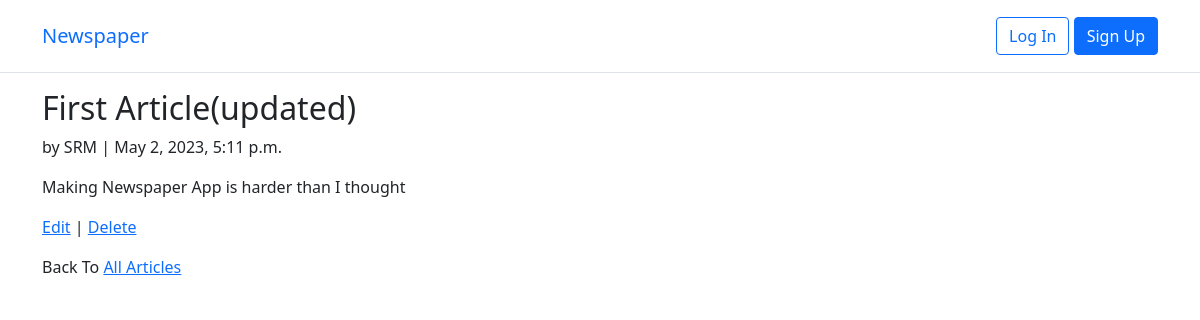
The page /articles/1/ on the database as committed earlier.
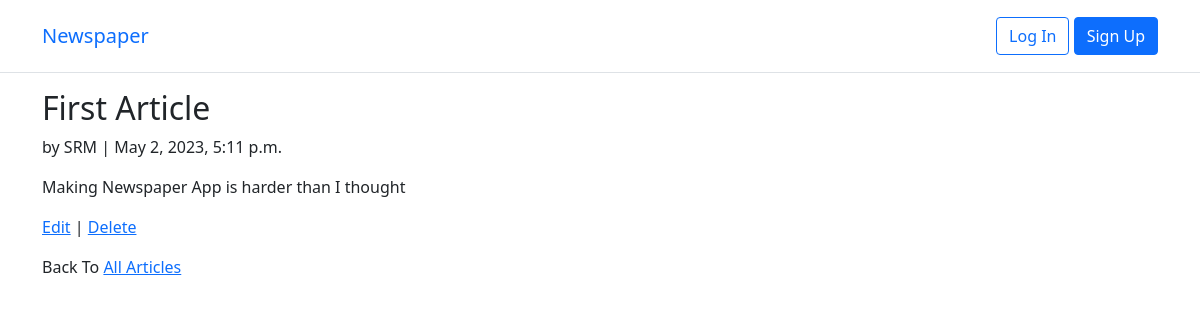
The same page on the database as committed later.
### articles/models.py (models this page shows, shortened)
class Article(models.Model):
    title = models.CharField(max_length=255)
    body = models.TextField()
    date = models.DateTimeField(auto_now_add=True)
    author = models.ForeignKey(
        settings.AUTH_USER_MODEL,
        on_delete=models.CASCADE,
    )

### accounts/models.py (models this page shows)
class CustomUser(AbstractUser):
    age = models.PositiveIntegerField(null=True, blank=True)

### articles/views.py (the view)
# urls.py: path('<int:pk>/', ArticleDetailView.as_view(), name="article_detail"),
class ArticleDetailView(DetailView):
    model = Article
    template_name = "article_detail.html"

### templates/article_detail.html
{% extends 'base.html' %}
{% block content %}
<div class="article-entry">
    <h2>{{article.title}}</h2>
    <p>by {{ article.author }} | {{ article.date }}</p>
    <p>{{ article.body }}</p>
    <p><a href="{% url 'article_edit' article.pk %}">Edit</a>
        | <a href="{% url 'article_delete' article.pk %}">Delete</a>
    </p>
    <p>Back To <a href="{% url 'article_list' %}">All Articles</a></p>
</div>
{% endblock %}

Rows that differ between the two databases and show on the page:
changed Article "Making Newspaper App is harder than I thought": title "First Article(updated)" → "First Article"
